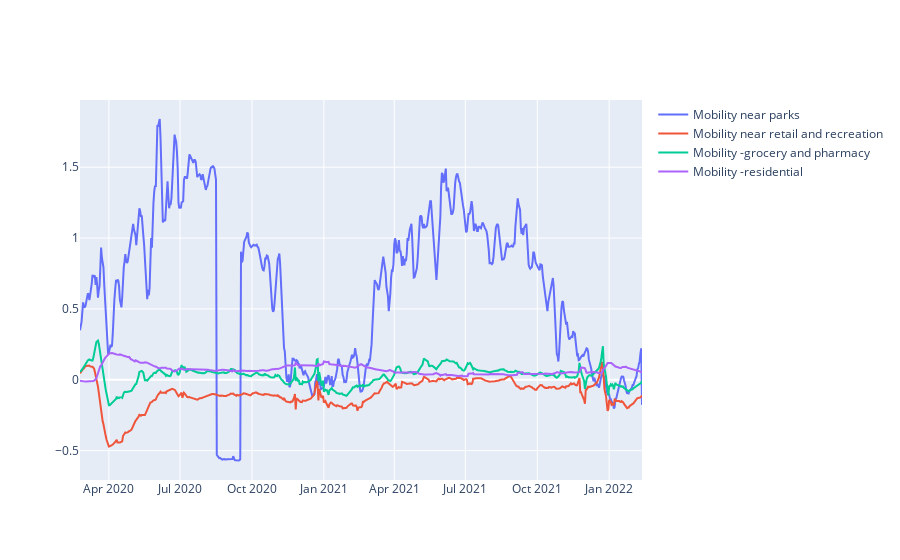

Notebook source saved alongside this figure:
### Code cell
fig = go.Figure()

fig.add_trace(go.Scatter(
    x= mobility[mobility["countyfips"] == "16001"]["date"],
    y= mobility[mobility["countyfips"] == "16001"]["gps_parks"],
    name = 'Mobility near parks', # Style name/legend entry with html tags
    connectgaps=True # override default to connect the gaps
))
fig.add_trace(go.Scatter(
    x= mobility[mobility["countyfips"] == "16001"]["date"],
    y= mobility[mobility["countyfips"] == "16001"]["gps_retail_and_recreation"],
    name = 'Mobility near retail and recreation', # Style name/legend entry with html tags
    connectgaps=True # override default to connect the gaps
))
fig.add_trace(go.Scatter(
    x= mobility[mobility["countyfips"] == "16001"]["date"],
    y= mobility[mobility["countyfips"] == "16001"]["gps_grocery_and_pharmacy"],
    name = 'Mobility -grocery and pharmacy', # Style name/legend entry with html tags
    connectgaps=True # override default to connect the gaps
))
fig.add_trace(go.Scatter(
    x= mobility[mobility["countyfips"] == "16001"]["date"],
    y= mobility[mobility["countyfips"] == "16001"]["gps_residential"],
    name = 'Mobility -residential', # Style name/legend entry with html tags
    connectgaps=True # override default to connect the gaps
))

fig.show()

### Figure 1 — Plotly figure (JSON) as saved in the notebook; plotly's stock layout.template omitted (floating-point values rounded to 4 significant figures; data arrays with more than 128 entries replaced by an {"elided": "..."} marker saying what was removed)
{"data": [{"connectgaps": true, "name": "Mobility near parks", "type": "scatter", "x": {"elided": "720 str values"}, "y": {"elided": "720 float values"}}, {"connectgaps": true, "name": "Mobility near retail and recreation", "type": "scatter", "x": {"elided": "720 str values"}, "y": {"elided": "720 float values"}}, {"connectgaps": true, "name": "Mobility -grocery and pharmacy", "type": "scatter", "x": {"elided": "720 str values"}, "y": {"elided": "720 float values"}}, {"connectgaps": true, "name": "Mobility -residential", "type": "scatter", "x": {"elided": "720 str values"}, "y": {"elided": "720 float values"}}], "layout": {}}
